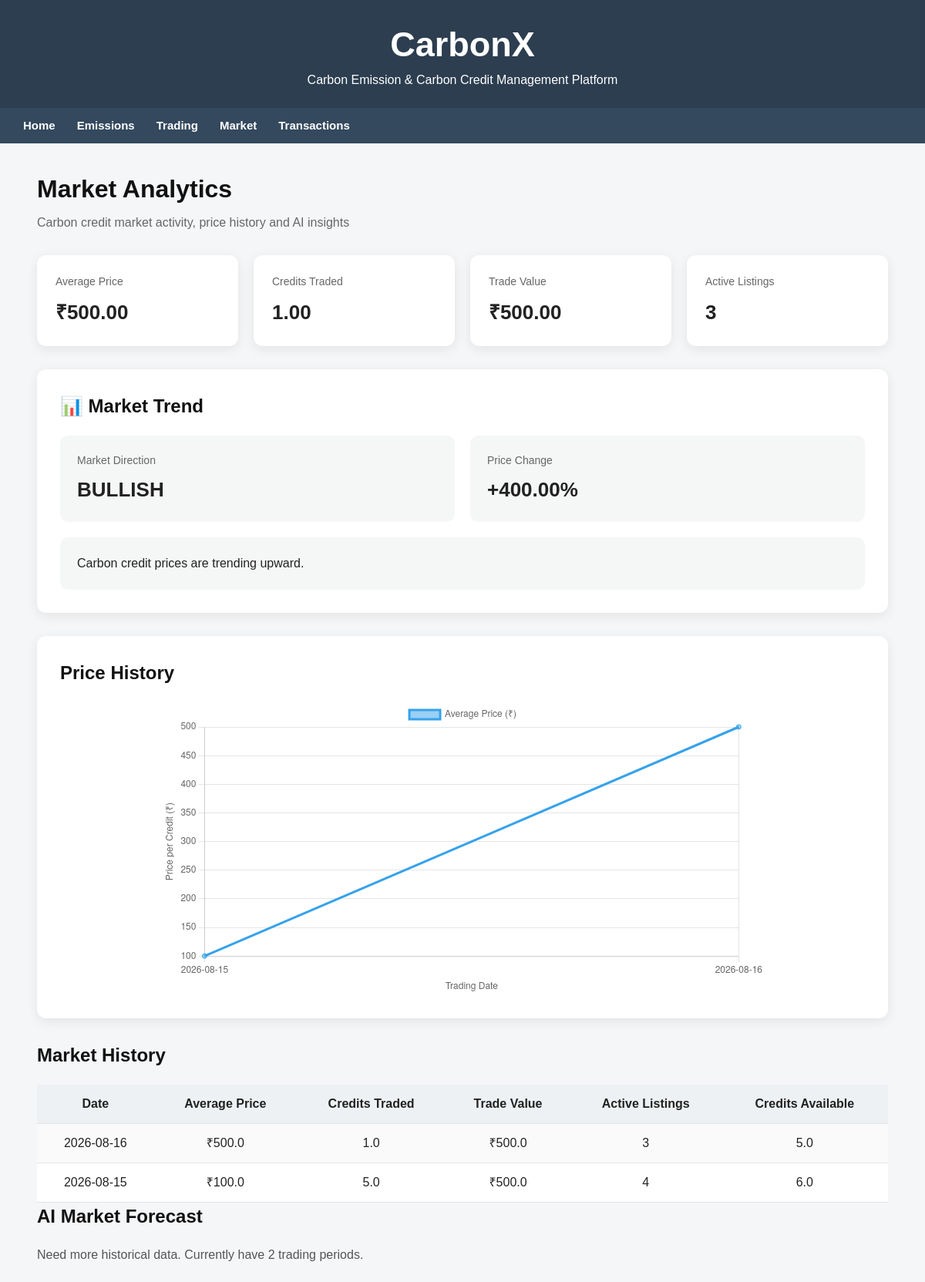
/market, run on an earlier commit of the app's database.
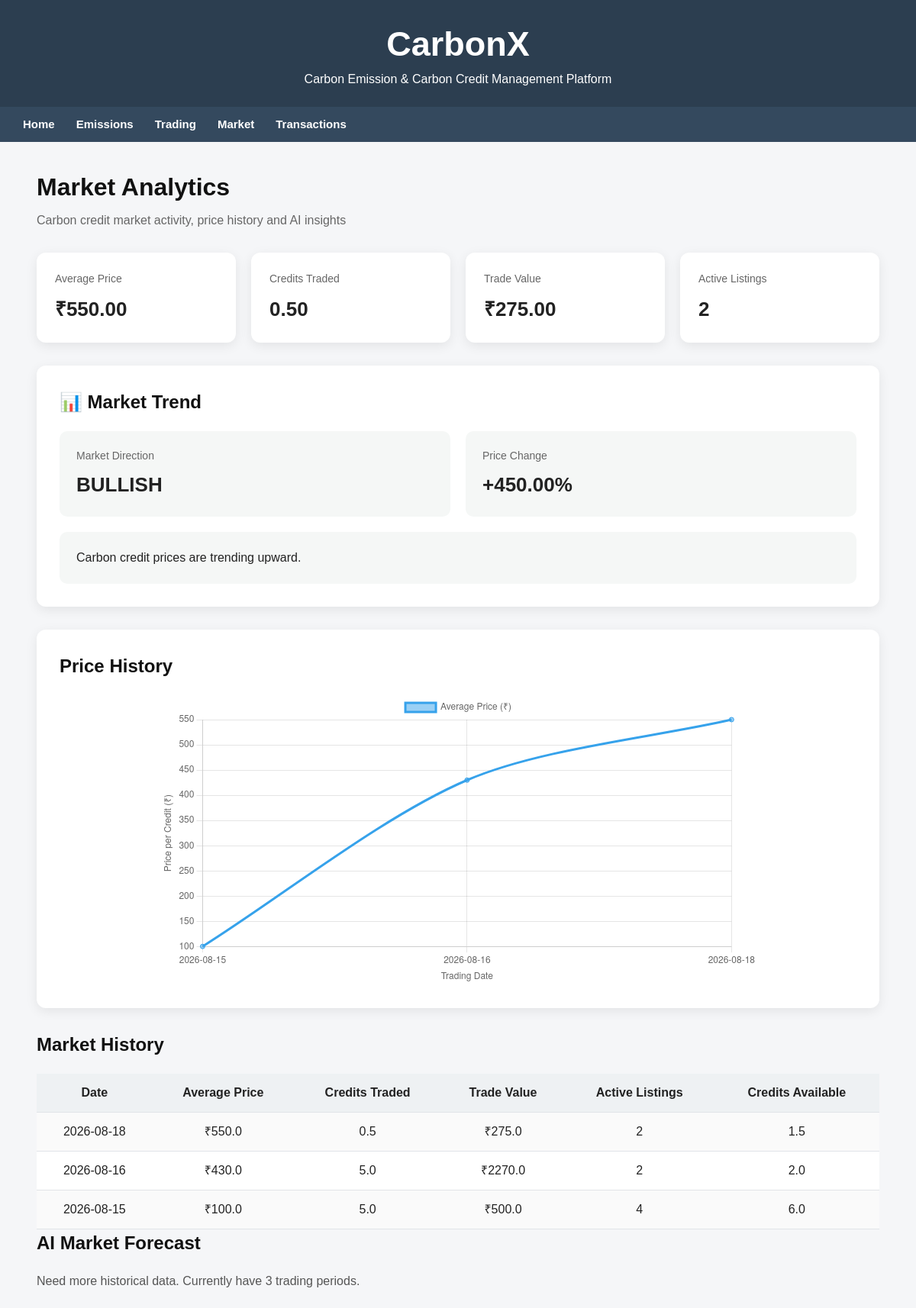
And on a later commit of the database.
### tables this page shows
CREATE TABLE Market_History (history_id INTEGER PRIMARY KEY AUTOINCREMENT, trade_date TEXT NOT NULL UNIQUE, avg_price REAL NOT NULL, credits_traded REAL NOT NULL, trade_value REAL NOT NULL, active_listings INTEGER DEFAULT 0, credits_available REAL DEFAULT 0);

### app.py (the view)
@app.route("/market")
def market():
    conn = get_db()
    market_trend = get_market_trend(conn)
    market_data = conn.execute("""
        SELECT *
        FROM Market_History
        ORDER BY trade_date DESC
    """).fetchall()
    conn.close()
    prediction = get_price_prediction()
    return render_template(
        "market.html",
        market_data=market_data,
        prediction=prediction, market_trend=market_trend
    )

### app.py (called while the page is built)
def get_db():
    conn = sqlite3.connect("cc.db")
    conn.row_factory = sqlite3.Row
    return conn

### ml_model.py (called while the page is built, shortened)
def get_price_prediction():
    conn = sqlite3.connect(DB_NAME)
    query = "SELECT trade_date, avg_price, credits_traded, trade_value, active_listings, credits_available FROM Market_History ORDER BY trade_date ASC"
    df = pd.read_sql_query(query, conn)
    conn.close()
    if len(df) < 10:
        return {
            "available": False,
            "message": f"Need more historical data. Currently have {len(df)} trading periods."
        }

### templates/market.html (shortened to what this page needs)
{% extends "base.html" %}
{% block content %}
<div class="market-container">
    <div class="market-header">
        <h1>Market Analytics</h1>
        <p>Carbon credit market activity, price history and AI insights</p>
    </div>
    {% if market_data %}
<div class="market-stats">
    <div class="market-stat-card">
        <span>Average Price</span>
        <strong>₹{{ "%.2f"|format(market_data[0]["avg_price"]) }}</strong>
    </div>
    <div class="market-stat-card">
        <span>Credits Traded</span>
        <strong>{{ "%.2f"|format(market_data[0]["credits_traded"]) }}</strong>
    </div>
    <div class="market-stat-card">
        <span>Trade Value</span>
        <strong>₹{{ "%.2f"|format(market_data[0]["trade_value"]) }}</strong>
    </div>
    <div class="market-stat-card">
        <span>Active Listings</span>
        <strong>{{ market_data[0]["active_listings"] }}</strong>
    </div>
</div>
<div class="market-trend-card">
    <h2>📊 Market Trend</h2>
    <div class="trend-content">
        <div class="trend-direction">
            <span class="trend-label">Market Direction</span>
            <span class="trend-value">{{ market_trend.direction }}</span>
        </div>
        <div class="trend-change">
            <span class="trend-label">Price Change</span>
            <span class="trend-value">
                {{ "%+.2f"|format(market_trend.price_change) }}%
            </span>
        </div>
        <div class="trend-description">
            {{ market_trend.description }}
        </div>
    </div>
</div>
<div class="market-card">
    <h2>Price History</h2>
    <div class="chart-container">
        <canvas id="priceChart"></canvas>
    </div>
</div>
{% endif %}
    <div class="market-section">
        <h2>Market History</h2>
        {% if market_data %}
        <table>
            <tr>
                <th>Date</th>
                <th>Average Price</th>
                <th>Credits Traded</th>
                <th>Trade Value</th>
                <th>Active Listings</th>
                <th>Credits Available</th>
            </tr>
            {% for row in market_data %}
            <tr>
                <td>{{ row["trade_date"] }}</td>
                <td>₹{{ row["avg_price"] }}</td>
                <td>{{ row["credits_traded"] }}</td>
                <td>₹{{ row["trade_value"] }}</td>
                <td>{{ row["active_listings"] }}</td>
                <td>{{ row["credits_available"] }}</td>
            </tr>
            {% endfor %}
        </table>
        {% else %}
        <p>No market history available yet.</p>
        {% endif %}
    </div>
    <div class="market-section">
        <h2> AI Market Forecast</h2>
        {% if prediction.available %}
            <p>
                <strong>Current Price:</strong>
                ₹{{ prediction.current_price }}
            </p>
            <p>
                <strong>Predicted Next Price:</strong>
                ₹{{ prediction.predicted_price }}
            </p>
            <p>
                <strong>Model MAE:</strong>
                ₹{{ prediction.mae }}
            </p>
        {% else %}
            <p>{{ prediction.message }}</p>
        {% endif %}
    </div>
</div>
<script>
    const marketDates = [
        {% for row in market_data %}
            "{{ row['trade_date'] }}"{% if not loop.last %},{% endif %}
        {% endfor %}
    ];
    const marketPrices = [
        {% for row in market_data %}
            {{ row['avg_price'] }}{% if not loop.last %},{% endif %}
        {% endfor %}
    ];
    const ctx = document.getElementById('priceChart');
    new Chart(ctx, {
        type: 'line',
        data: {
            labels: marketDates.reverse(),
            datasets: [{
                label: 'Average Price (₹)',
                data: marketPrices.reverse(),
                tension: 0.3,
                fill: false
            }]
        },
        options: {
            responsive: true,
            maintainAspectRatio: false,
            plugins: {
                legend: {
                    display: true
                }
            },
            scales: {
                y: {
                    beginAtZero: false,
                    title: {
                        display: true,
                        text: 'Price per Credit (₹)'
                    }
                },
                x: {
                    title: {
                        display: true,
                        text: 'Trading Date'
                    }
                }
            }
        }
    });
</script>
{% endblock %}

### templates/base.html (shortened to what this page needs)
<!DOCTYPE html>
<html>
<head>
    <link rel="stylesheet" href="/static/style.css">
</head>
<body>
<header>
    <h1>CarbonX</h1>
    <p1>Carbon Emission & Carbon Credit Management Platform</p1>
</header>
<nav>
    <a href="/">Home</a>
    <a href="/emissions">Emissions</a>
    <a href="/trade">Trading</a>
    <a href="/market">Market</a>
    <a href="/transactions">Transactions</a>
</nav>
<div class="container">
{% block content %}
{% endblock %}
</div>
</body>
</html>

### static/style.css (style rules this page uses)
* { box-sizing: border-box; }
body { margin: 0; font-family: Arial, sans-serif; background: #f5f6f8; color: #222; line-height: 1.5; }
header { background: #2c3e50; color: #fff; padding: 24px 30px; text-align: center; }
header h1 { margin: 0; font-size: 45px; color: #fff; }
header p1 { color: #fff; }
nav { background: #34495e; padding: 12px 30px; display: flex; gap: 28px; align-items: center; }
nav a { color: #fff; text-decoration: none; font-size: 15px; font-weight: 600; }
.container { width: min(1200px, 92%); margin: 35px auto; padding: 0; }
h1, h2, h3 { color: #111; }
h1, h2 { margin-top: 0; }
p { color: #555; }
table { width: 100%; border-collapse: collapse; background: #fff; }
table th, table td { border-bottom: 1px solid #e1e4e8; padding: 13px 14px; text-align: center; }
table th { background: #eef1f3; font-weight: 700; }
table tr:nth-child(even) { background: #fafafa; }
.market-container { width: 100%; max-width: 1200px; margin: 0 auto; }
.market-header { margin-bottom: 30px; }
.market-header h1 { margin-bottom: 8px; }
.market-header p { margin: 0; color: #666; }
.market-card, .market-trend-card { background: #fff; padding: 30px; margin-bottom: 30px; border-radius: 12px; box-shadow: 0 4px 15px rgba(0, 0, 0, 0.08); }
.market-stats { display: grid; grid-template-columns: repeat(4, 1fr); gap: 20px; margin-bottom: 30px; }
.market-stat-card { background: #fff; padding: 24px; border-radius: 12px; box-shadow: 0 4px 15px rgba(0, 0, 0, 0.08); }
.market-stat-card span { display: block; font-size: 14px; color: #666; margin-bottom: 10px; }
.market-stat-card strong { font-size: 26px; }
.chart-container { position: relative; width: 75%; max-width: 900px; height: 380px; margin: 0 auto; }
.trend-content { display: grid; grid-template-columns: 1fr 1fr; gap: 20px; }
.trend-direction, .trend-change, .trend-description { padding: 22px; border-radius: 10px; background: #f5f7f6; }
.trend-description { grid-column: 1 / -1; }
.trend-label { display: block; font-size: 14px; color: #666; margin-bottom: 8px; }
.trend-value { display: block; font-size: 26px; font-weight: 600; }

What changed in the data, as far as the page shows it:
added Market_History: avg_price "550.00", credits_traded "0.50", trade_value "275.00", active_listings "2", trade_date "2026-08-18", avg_price "550.0", credits_traded "0.5", trade_value "275.0", credits_available "1.5"
changed Market_History (number 2 of 3 on the later page): avg_price "500.0" → "430.0"; credits_traded "1.0" → "5.0"; trade_value "500.0" → "2270.0"; active_listings "3" → "2"; credits_available "5.0" → "2.0"
Also different on the page:
{{ "%+.2f"|format(market_trend.price_change) }}: "+400.00" → "+450.00"
chart data {{ row['trade_date'] }}: 2026-08-16, 2026-08-15 → 2026-08-18, 2026-08-16, 2026-08-15
chart data {{ row['avg_price'] }}: 500.0, 100.0 → 550.0, 430.0, 100.0
{{ prediction.message }}: "Need more historical data. Currently have 2 trading periods." → "Need more historical data. Currently have 3 trading periods."
{{ "%.2f"|format(market_data[0]["avg_price"]) }}: "500.00" → "550.00"
{{ "%.2f"|format(market_data[0]["credits_traded"]) }}: "1.00" → "0.50"
{{ "%.2f"|format(market_data[0]["trade_value"]) }}: "500.00" → "275.00"
{{ market_data[0]["active_listings"] }}: "3" → "2"
